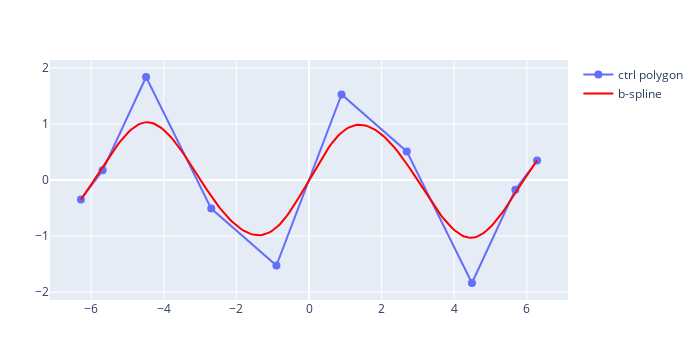

Notebook code for this chart:
### Markdown cell above
**Fitting a B-spline to 2D data**

### Code cell
p = 3
knot = KnotVector(range(-2π,2π,length=8))+p*KnotVector(-2π,2π)
f(x) = [x, sin(0.75*sqrt(2)*x)]
BS = BSplineSpace{p}(knot)
ctrl = fittingcontrolpoints(f, (BS,))
bs_pts = bsplcurve(p, knot, ctrl, 200)   
fig6 = figbspline2d(ctrl, bs_pts; width=700, height=350)
display(fig6)

### Figure 1 — Plotly figure (JSON) as saved in the notebook; plotly's stock layout.template omitted (floating-point values rounded to 4 significant figures; data arrays with more than 128 entries replaced by an {"elided": "..."} marker saying what was removed)
{"data": [{"marker": {"size": 8}, "name": "ctrl polygon", "type": "scatter", "x": [-6.283, -5.685, -4.488, -2.693, -0.8976, 0.8976, 2.693, 4.488, 5.685, 6.283], "y": [-0.3479, 0.172, 1.838, -0.5105, -1.528, 1.528, 0.5105, -1.838, -0.172, 0.3479]}, {"line": {"color": "red"}, "mode": "lines", "name": "b-spline", "type": "scatter", "x": {"elided": "200 float values"}, "y": {"elided": "200 float values"}}], "layout": {"height": 350, "margin": {"b": 50, "l": 50, "r": 50, "t": 60}, "width": 700}}
